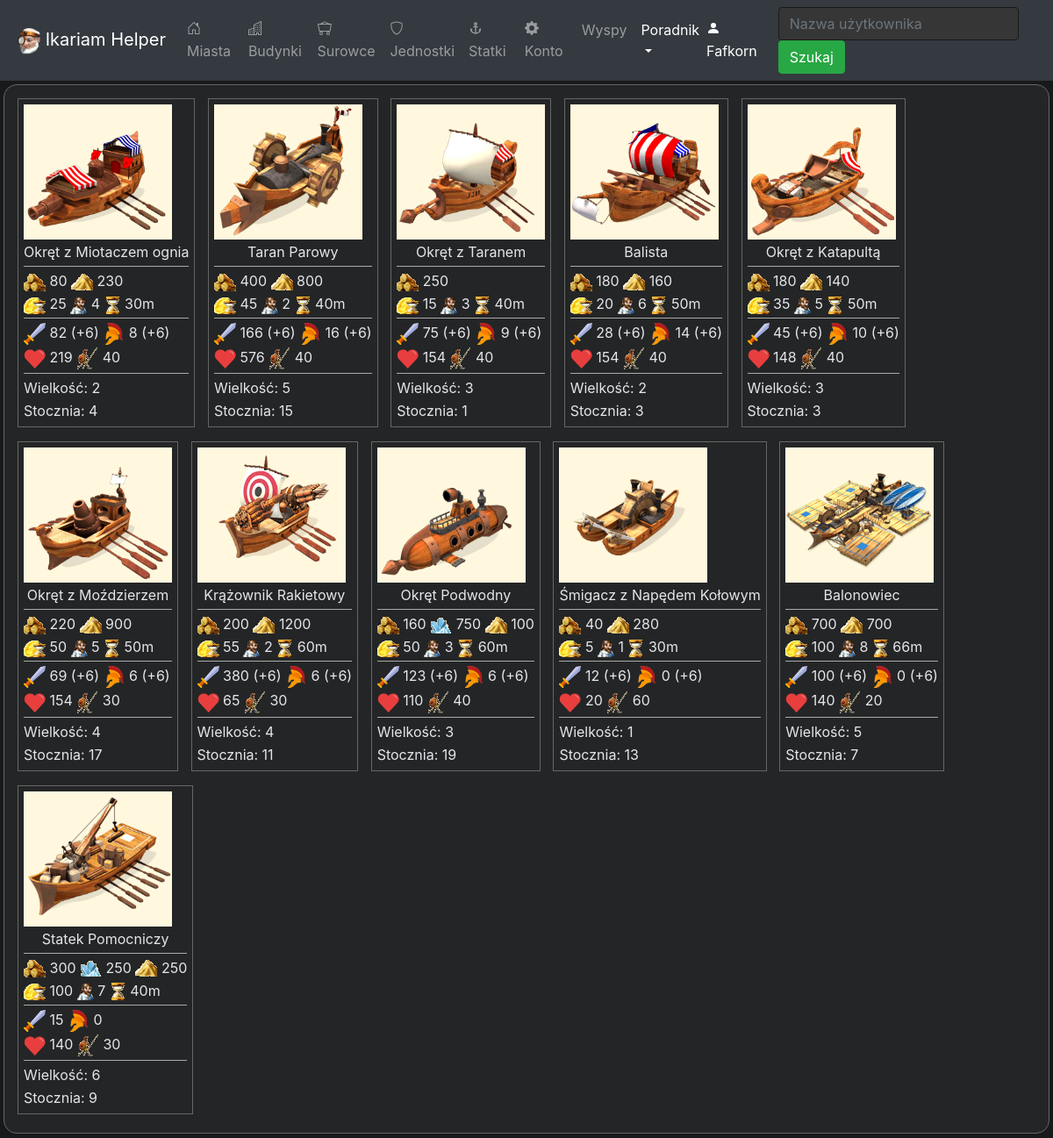
The app's page /helper/guide/ships with its own data.
### helper/models.py (models this page shows, shortened)
class User(models.Model):
    user_name = models.CharField(max_length=50)
    shipping_future = models.IntegerField(default=0)
    economy_future = models.IntegerField(default=0)
    science_future = models.IntegerField(default=0)
    military_future = models.IntegerField(default=0)
    score = models.IntegerField(default=0)
    master_builders = models.IntegerField(default=0)
    building_levels = models.IntegerField(default=0)
    scientists = models.IntegerField(default=0)
    research_level = models.IntegerField(default=0)
    generals = models.IntegerField(default=0)
    gold = models.IntegerField(default=0)
    offensive = models.IntegerField(default=0)
    defensive = models.IntegerField(default=0)
    trading = models.IntegerField(default=0)
    resources = models.IntegerField(default=0)
    donations = models.IntegerField(default=0)
    piracy = models.IntegerField(default=0)
    alliance = models.CharField(max_length=50, default='')
    last_visit = models.DateTimeField(default=datetime(2015, 10, 9, 23, 55, 59, 342380))

class Ship(models.Model):
    name = models.CharField(max_length=50)
    image_path = models.ImageField(upload_to='img')
    hour_costs = models.IntegerField(default=0)
    points = models.FloatField(default=0.0)
    big_image_path = models.ImageField(upload_to='img', null=True)
    wood_costs = models.IntegerField(default=0)
    wine_costs = models.IntegerField(default=0)
    crystal_costs = models.IntegerField(default=0)
    sulfur_costs = models.IntegerField(default=0)
    men_costs = models.IntegerField(default=0)
    time = models.IntegerField(default=0)
    shipyard_level = models.IntegerField(default=0)
    hit_points = models.IntegerField(default=0)
    armor = models.IntegerField(default=0)
    armor_upgrade = models.IntegerField(default=0)
    speed = models.IntegerField(default=0)
    damage = models.IntegerField(default=0)
    damage_upgrade = models.IntegerField(default=0)
    ammunition = models.IntegerField(default=0)
    size = models.IntegerField(default=0)

### helper/views/guide/ships.py (the view)
# urls.py: path('guide/ships', ships.get_ships, name='ships'),
def get_ships(request):
    user = User.objects.get(id=1)
    ships = Ship.objects.all()
    context = {'user': user,
               'ships': ships,
               'nav_active': 'guide'}
    return render(request, 'helper/guide/ships.html', context)

### helper/templatetags/helper_extras.py (called while the page is built)
@register.filter
def get_time(seconds):
    minutes = int(seconds/60)
    seconds = seconds % 60
    if minutes > 0 and seconds > 0:
        return str(minutes) + 'm ' + str(seconds) + 's'
    elif minutes > 0 and seconds == 0:
        return str(minutes) + 'm'
    elif minutes == 0 and seconds > 0:
        return str(seconds) + 's'
    else:
        return "error"

### helper/templates/helper/guide/ships.html (shortened to what this page needs)
<!DOCTYPE html>
<html lang="en">
<head>
    <link rel="stylesheet" href="https://maxcdn.bootstrapcdn.com/bootstrap/4.0.0/css/bootstrap.min.css">
    {% load static %}
    <link rel="stylesheet" type="text/css" href="{% static 'helper/guide/units.css' %}">
    {% load helper_extras %}
</head>
<body>
    {% load widget_tweaks %}
    {% include "helper/navigation.html" %}
    <div class="main-div">
        {% for ship in ships %}
            <div class="card-div">
                <table>
                    <tr>
                        <td><img src="{{ship.big_image_path.url}}" alt="img" width="169" height="154"></td>
                    </tr>
                    <tr>
                        <td style="text-align: center;">
                            {{ship.name}}
                        </td>
                    </tr>
                    <tr>
                        <td>
                            <div class="break-line"></div>
                        </td>
                    </tr>
                    <tr>
                        <td>
                            {% if ship.wood_costs != 0 %}<img title="Drewno" src="{% static "helper/icons/icon_wood.png" %}" alt="" width="25px" height="20" > {{ship.wood_costs}} {% endif %}
                            {% if ship.crystal_costs != 0 %}<img title="Kryształ" src="{% static "helper/icons/icon_glass.png" %}" alt="" width="25px" height="20" > {{ship.crystal_costs}} {% endif %}
                            {% if ship.sulfur_costs != 0 %}<img title="Siarka" src="{% static "helper/icons/icon_sulfur.png" %}" alt="" width="25px" height="20" > {{ship.sulfur_costs}} {% endif %}
                        </td>
                    </tr>
                    <tr>
                        <td>
                            <img title="Koszty utrzymania" src="{% static "helper/upkeep.png" %}" alt="" width="25px" height="20" > {{ship.hour_costs}}
                            <img title="Obywatele" src="{% static "helper/icons/icon_citizen.png" %}" alt="" width="19px" height="20" > {{ship.men_costs}}
                            <img title="Czas budowy" src="{% static "helper/icons/icon_time.png" %}" alt="" width="19px" height="20" > {{ship.time|get_time}}
                        </td>
                    </tr>
                    <tr>
                        <td>
                            <div class="break-line"></div>
                        </td>
                    </tr>
                    <tr>
                        <td>
                            <img title="Obrażenia" src="{% static "helper/icons/damage.png" %}" alt="" width="25px" height="25" > {{ship.damage}}
                            {% if ship.damage_upgrade > 0 %} (+{{ship.damage_upgrade}}) {% endif %}
                            <img title="Pancerz" src="{% static "helper/icons/armor.png" %}" alt="" width="25px" height="25" > {{ship.armor}}
                            {% if ship.damage_upgrade > 0 %} (+{{ship.armor_upgrade}}) {% endif %}
                        </td>
                    </tr>
                    <tr>
                        <td>
                            <img title="Punkty zdrowia" src="{% static "helper/icons/hit_points_icon.png" %}" alt="" width="25px" height="25" > {{ship.hit_points}}
                            <img title="Szybkość" src="{% static "helper/icons/speed_icon.png" %}" alt="" width="25px" height="25" > {{ship.speed}}
                        </td>
                    </tr>
                    <tr>
                        <td>
                            <div class="break-line"></div>
                        </td>
                    </tr>
                    <tr>
                        <td>Wielkość: {{ship.size}}</td>
                    </tr>
                    <tr>
                        <td>Stocznia: {{ship.shipyard_level}}</td>
                    </tr>
                </table>
            </div>
        {% endfor %}
    </div>
</body>
</html>

### helper/templates/helper/navigation.html (shortened to what this page needs)
{% load widget_tweaks %}
{% load static %}
<link rel="stylesheet" type="text/css" href="{% static 'helper/navigation.css' %}">
<nav class="navbar navbar-expand-lg navbar-dark bg-dark">
        <a class="navbar-brand" href="{% url 'helper:users' %}">
            <img style="margin: 0px;" src="{% static "helper/icon.png" %}" alt="something" width="30px" height="30" >
            Ikariam Helper
        </a>
        <ul class="navbar-nav mr-auto">
            <li class="nav-item {% if nav_active == 'user_towns' %}active{% endif %}">
                <a class="nav-link" href="{% url 'helper:user_towns' user.id %}">
                    Miasta
                </a>
            </li>
            <li class="nav-item {% if nav_active == 'user_buildings' %}active{% endif %}">
                <a class="nav-link" href="{% url 'helper:user_buildings' user.id %}">
                    Budynki
                </a>
            </li>
            <li class="nav-item {% if nav_active == 'user_resources' %}active{% endif %}">
                <a class="nav-link" href="{% url 'helper:user_resources' user.id %}">
                    Surowce
                </a>
            </li>
            <li class="nav-item {% if nav_active == 'user_units' %}active{% endif %}">
                <a class="nav-link" href="{% url 'helper:user_units' user.id %}">
                    Jednostki
                </a>
            </li>
            <li class="nav-item {% if nav_active == 'user_ships' %}active{% endif %}">
                <a class="nav-link" href="{% url 'helper:user_ships' user.id %}">
                    Statki
                </a>
            </li>
            <li class="nav-item {% if nav_active == 'user_account' %}active{% endif %}" >
                <a class="nav-link" href="{% url 'helper:user_account' user.id %}">
                    Konto
                </a>
            </li>
            <li class="nav-item {% if nav_active == 'islands' %}active{% endif %}">
                <a class="nav-link" href="{% url 'helper:islands' user.id %}">
                    Wyspy
                </a>
            </li>
            <li class="nav-item dropdown  {% if nav_active == 'guide' %}active{% endif %}" >
                <a class="nav-link dropdown-toggle" href="#" id="navbarDropdown" role="button" data-toggle="dropdown" aria-haspopup="true" aria-expanded="false">
                  Poradnik
                </a>
            </li>
        </ul>
        <ul class="navbar-nav ml-auto">
            <li class="nav-item active" style="margin-right: 20px; color: #fff;">
                <svg width="1em" height="1em" viewBox="0 0 16 16" class="bi bi-person-fill" fill="currentColor" xmlns="http://www.w3.org/2000/svg">
                    <path fill-rule="evenodd" d="M3 14s-1 0-1-1 1-4 6-4 6 3 6 4-1 1-1 1H3zm5-6a3 3 0 1 0 0-6 3 3 0 0 0 0 6z"/>
                </svg>
                {{user.user_name}}
            </li>
        </ul>
        <form class="form-inline my-2 my-lg-0" action="{% url 'helper:users'%}" method="get">
            <input type="search" class="form-control mr-sm-2" name="username_search" placeholder="Nazwa użytkownika">
            <button type="submit" class="btn btn-success btn-action">Szukaj</button>
        </form>
    </nav>

### helper/static/helper/guide/units.css (style rules this page uses)
body { background: #18191a; text-decoration:none; box-sizing: border-box; }
.main-div { background: #242526; border: 1px solid #666; margin: 4px; border-radius: 15px; padding: 10px; color: #e4e6eb; margin-bottom: 10px; }
.card-div { display: inline-block; margin: 5px; padding: 5px; border: 1px solid #666; background: #332211a; }
.break-line { height: 1px; background: #aaa; width: 100%; margin-top: 2px; margin-bottom: 2px; }

### helper/static/helper/navigation.css (style rules this page uses)
.form-control { background: #363636; border-color: #1a1a1a; color: #ddd; }

### records on screen
User: user_name "Fafkorn"
Ship: big_image_path (picture), name "Okręt z Miotaczem ognia", wood_costs "80", sulfur_costs "230", hour_costs "25", men_costs "4", time|get_time "30m", damage "82", damage_upgrade "6", armor "8", armor_upgrade "6", hit_points "219", speed "40", size "2", shipyard_level "4"
Ship: big_image_path (picture), name "Taran Parowy", wood_costs "400", sulfur_costs "800", hour_costs "45", men_costs "2", time|get_time "40m", damage "166", damage_upgrade "6", armor "16", armor_upgrade "6", hit_points "576", speed "40", size "5", shipyard_level "15"
Ship: big_image_path (picture), name "Okręt z Taranem", wood_costs "250", hour_costs "15", men_costs "3", time|get_time "40m", damage "75", damage_upgrade "6", armor "9", armor_upgrade "6", hit_points "154", speed "40", size "3", shipyard_level "1"
Ship: big_image_path (picture), name "Balista", wood_costs "180", sulfur_costs "160", hour_costs "20", men_costs "6", time|get_time "50m", damage "28", damage_upgrade "6", armor "14", armor_upgrade "6", hit_points "154", speed "40", size "2", shipyard_level "3"
Ship: big_image_path (picture), name "Okręt z Katapultą", wood_costs "180", sulfur_costs "140", hour_costs "35", men_costs "5", time|get_time "50m", damage "45", damage_upgrade "6", armor "10", armor_upgrade "6", hit_points "148", speed "40", size "3", shipyard_level "3"
Ship: big_image_path (picture), name "Okręt z Moździerzem", wood_costs "220", sulfur_costs "900", hour_costs "50", men_costs "5", time|get_time "50m", damage "69", damage_upgrade "6", armor "6", armor_upgrade "6", hit_points "154", speed "30", size "4", shipyard_level "17"
Ship: big_image_path (picture), name "Krążownik Rakietowy", wood_costs "200", sulfur_costs "1200", hour_costs "55", men_costs "2", time|get_time "60m", damage "380", damage_upgrade "6", armor "6", armor_upgrade "6", hit_points "65", speed "30", size "4", shipyard_level "11"
Ship: big_image_path (picture), name "Okręt Podwodny", wood_costs "160", crystal_costs "750", sulfur_costs "100", hour_costs "50", men_costs "3", time|get_time "60m", damage "123", damage_upgrade "6", armor "6", armor_upgrade "6", hit_points "110", speed "40", size "3", shipyard_level "19"
Ship: big_image_path (picture), name "Śmigacz z Napędem Kołowym", wood_costs "40", sulfur_costs "280", hour_costs "5", men_costs "1", time|get_time "30m", damage "12", damage_upgrade "6", armor "0", armor_upgrade "6", hit_points "20", speed "60", size "1", shipyard_level "13"
Ship: big_image_path (picture), name "Balonowiec", wood_costs "700", sulfur_costs "700", hour_costs "100", men_costs "8", time|get_time "66m", damage "100", damage_upgrade "6", armor "0", armor_upgrade "6", hit_points "140", speed "20", size "5", shipyard_level "7"
Ship: big_image_path (picture), name "Statek Pomocniczy", wood_costs "300", crystal_costs "250", sulfur_costs "250", hour_costs "100", men_costs "7", time|get_time "40m", damage "15", armor "0", hit_points "140", speed "30", size "6", shipyard_level "9"
